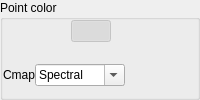
                   <widget class="QGroupBox" name="groupBox_8">
                    <property name="sizePolicy">
                     <sizepolicy hsizetype="Preferred" vsizetype="Fixed">
                      <horstretch>0</horstretch>
                      <verstretch>0</verstretch>
                     </sizepolicy>
                    </property>
                    <property name="title">
                     <string>Point color</string>
                    </property>
                    <layout class="QFormLayout" name="formLayout">
                     <property name="formAlignment">
                      <set>Qt::AlignLeading|Qt::AlignLeft|Qt::AlignTop</set>
                     </property>
                     <property name="horizontalSpacing">
                      <number>0</number>
                     </property>
                     <property name="verticalSpacing">
                      <number>0</number>
                     </property>
                     <property name="leftMargin">
                      <number>0</number>
                     </property>
                     <property name="topMargin">
                      <number>0</number>
                     </property>
                     <property name="rightMargin">
                      <number>0</number>
                     </property>
                     <property name="bottomMargin">
                      <number>0</number>
                     </property>
                     <item row="0" column="0">
                      <layout class="QVBoxLayout" name="verticalLayout_13">
                       <property name="spacing">
                        <number>0</number>
                       </property>
                       <item>
                        <layout class="QGridLayout" name="gridLayout_7">
                         <property name="spacing">
                          <number>0</number>
                         </property>
                         <item row="2" column="0">
                          <widget class="QPushButton" name="tab_map_push_button_temp_coh">
                           <property name="enabled">
                            <bool>false</bool>
                           </property>
                           <property name="sizePolicy">
                            <sizepolicy hsizetype="Fixed" vsizetype="Fixed">
                             <horstretch>0</horstretch>
                             <verstretch>0</verstretch>
                            </sizepolicy>
                           </property>
                           <property name="maximumSize">
                            <size>
                             <width>40</width>
                             <height>40</height>
                            </size>
                           </property>
                           <property name="toolTip">
                            <string>Temporal coherence</string>
                           </property>
                           <property name="toolTipDuration">
                            <number>3000</number>
                           </property>
                           <property name="text">
                            <string/>
                           </property>
                           <property name="icon">
                            <iconset resource="../../../resources/qrc/icons_128.qrc">
                             <normaloff>:/icons/128/map_coherence_gray.png</normaloff>
                             <activeon>:/icons/128/map_coherence_blue.png</activeon>:/icons/128/map_coherence_gray.png</iconset>
                           </property>
                           <property name="iconSize">
                            <size>
                             <width>28</width>
                             <height>28</height>
                            </size>
                           </property>
                           <property name="checkable">
                            <bool>true</bool>
                           </property>
                           <property name="flat">
                            <bool>true</bool>
                           </property>
                           <attribute name="buttonGroup">
                            <string notr="true">tab_map_radio_button_group_p2_plot_type</string>
                           </attribute>
                          </widget>
                         </item>
                         <item row="1" column="2">
                          <widget class="QPushButton" name="tab_map_push_button_velocity">
                           <property name="enabled">
                            <bool>false</bool>
                           </property>
                           <property name="sizePolicy">
                            <sizepolicy hsizetype="Fixed" vsizetype="Fixed">
                             <horstretch>0</horstretch>
                             <verstretch>0</verstretch>
                            </sizepolicy>
                           </property>
                           <property name="maximumSize">
                            <size>
                             <width>40</width>
                             <height>40</height>
                            </size>
                           </property>
                           <property name="toolTip">
                            <string>Velocity</string>
                           </property>
                           <property name="toolTipDuration">
                            <number>3000</number>
                           </property>
                           <property name="text">
                            <string/>
                           </property>
                           <property name="icon">
                            <iconset resource="../../../resources/qrc/icons_128.qrc">
                             <normaloff>:/icons/128/map_velocity_gray.png</normaloff>
                             <activeon>:/icons/128/map_velocity_blue.png</activeon>:/icons/128/map_velocity_gray.png</iconset>
                           </property>
                           <property name="iconSize">
                            <size>
                             <width>28</width>
                             <height>28</height>
                            </size>
                           </property>
                           <property name="checkable">
                            <bool>true</bool>
                           </property>
                           <property name="checked">
                            <bool>true</bool>
                           </property>
                           <property name="flat">
                            <bool>true</bool>
                           </property>
                           <attribute name="buttonGroup">
                            <string notr="true">tab_map_radio_button_group_p2_plot_type</string>
                           </attribute>
                          </widget>
                         </item>
                         <item row="1" column="0">
                          <widget class="QPushButton" name="tab_map_push_button_none">
                           <property name="enabled">
                            <bool>false</bool>
                           </property>
                           <property name="sizePolicy">
                            <sizepolicy hsizetype="Fixed" vsizetype="Fixed">
                             <horstretch>0</horstretch>
                             <verstretch>0</verstretch>
                            </sizepolicy>
                           </property>
                           <property name="maximumSize">
                            <size>
                             <width>40</width>
                             <height>40</height>
                            </size>
                           </property>
                           <property name="toolTip">
                            <string>None</string>
                           </property>
                           <property name="toolTipDuration">
                            <number>3000</number>
                           </property>
                           <property name="text">
                            <string/>
                           </property>
                           <property name="icon">
                            <iconset resource="../../../resources/qrc/icons_128.qrc">
                             <normaloff>:/icons/128/map_points_gray.png</normaloff>
                             <activeon>:/icons/128/map_points_blue.png</activeon>:/icons/128/map_points_gray.png</iconset>
                           </property>
                           <property name="iconSize">
                            <size>
                             <width>28</width>
                             <height>28</height>
                            </size>
                           </property>
                           <property name="checkable">
                            <bool>true</bool>
                           </property>
                           <property name="checked">
                            <bool>false</bool>
                           </property>
                           <property name="flat">
                            <bool>true</bool>
                           </property>
                           <attribute name="buttonGroup">
                            <string notr="true">tab_map_radio_button_group_p2_plot_type</string>
                           </attribute>
                          </widget>
                         </item>
                         <item row="2" column="2">
                          <widget class="QPushButton" name="tab_map_push_button_dem_error">
                           <property name="enabled">
                            <bool>false</bool>
                           </property>
                           <property name="sizePolicy">
                            <sizepolicy hsizetype="Fixed" vsizetype="Fixed">
                             <horstretch>0</horstretch>
                             <verstretch>0</verstretch>
                            </sizepolicy>
                           </property>
                           <property name="maximumSize">
                            <size>
                             <width>40</width>
                             <height>40</height>
                            </size>
                           </property>
                           <property name="toolTip">
                            <string>DEM error</string>
                           </property>
                           <property name="toolTipDuration">
                            <number>3000</number>
                           </property>
                           <property name="text">
                            <string/>
                           </property>
                           <property name="icon">
                            <iconset resource="../../../resources/qrc/icons_128.qrc">
                             <normaloff>:/icons/128/map_dem_correction_gray.png</normaloff>
                             <activeon>:/icons/128/map_dem_correction_blue.png</activeon>:/icons/128/map_dem_correction_gray.png</iconset>
                           </property>
                           <property name="iconSize">
                            <size>
                             <width>28</width>
                             <height>28</height>
                            </size>
                           </property>
                           <property name="checkable">
                            <bool>true</bool>
                           </property>
                           <property name="flat">
                            <bool>true</bool>
                           </property>
                           <attribute name="buttonGroup">
                            <string notr="true">tab_map_radio_button_group_p2_plot_type</string>
                           </attribute>
                          </widget>
                         </item>
                        </layout>
                       </item>
                       <item>
                        <layout class="QHBoxLayout" name="horizontalLayout_21">
                         <property name="spacing">
                          <number>0</number>
                         </property>
                         <item>
                          <widget class="QLabel" name="label_6">
                           <property name="text">
                            <string>Cmap</string>
                           </property>
                          </widget>
                         </item>
                         <item>
                          <widget class="QComboBox" name="tab_map_combo_box_points_cmap">
                           <property name="sizePolicy">
                            <sizepolicy hsizetype="Fixed" vsizetype="Fixed">
                             <horstretch>0</horstretch>
                             <verstretch>0</verstretch>
                            </sizepolicy>
                           </property>
                           <property name="maximumSize">
                            <size>
                             <width>90</width>
                             <height>16777215</height>
                            </size>
                           </property>
                           <property name="toolTip">
                            <string>Colormap</string>
                           </property>
                           <property name="toolTipDuration">
                            <number>3000</number>
                           </property>
                           <property name="editable">
                            <bool>true</bool>
                           </property>
                           <item>
                            <property name="text">
                             <string>Spectral</string>
                            </property>
                           </item>
                           <item>
                            <property name="text">
                             <string>jet_r</string>
                            </property>
                           </item>
                           <item>
                            <property name="text">
                             <string>twilight_shifted</string>
                            </property>
                           </item>
                           <item>
                            <property name="text">
                             <string>viridis</string>
                            </property>
                           </item>
                           <item>
                            <property name="text">
                             <string>gray</string>
                            </property>
                           </item>
                          </widget>
                         </item>
                        </layout>
                       </item>
                      </layout>
                     </item>
                    </layout>
                   </widget>
